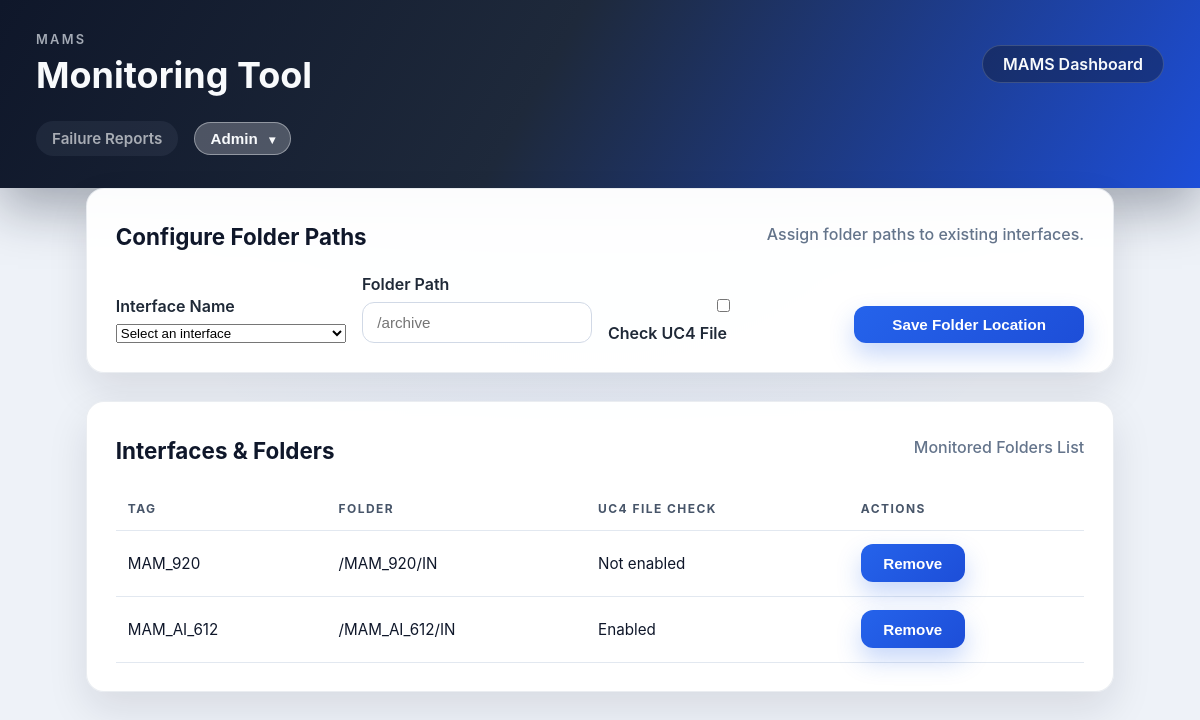
The app's page /folders, older data.
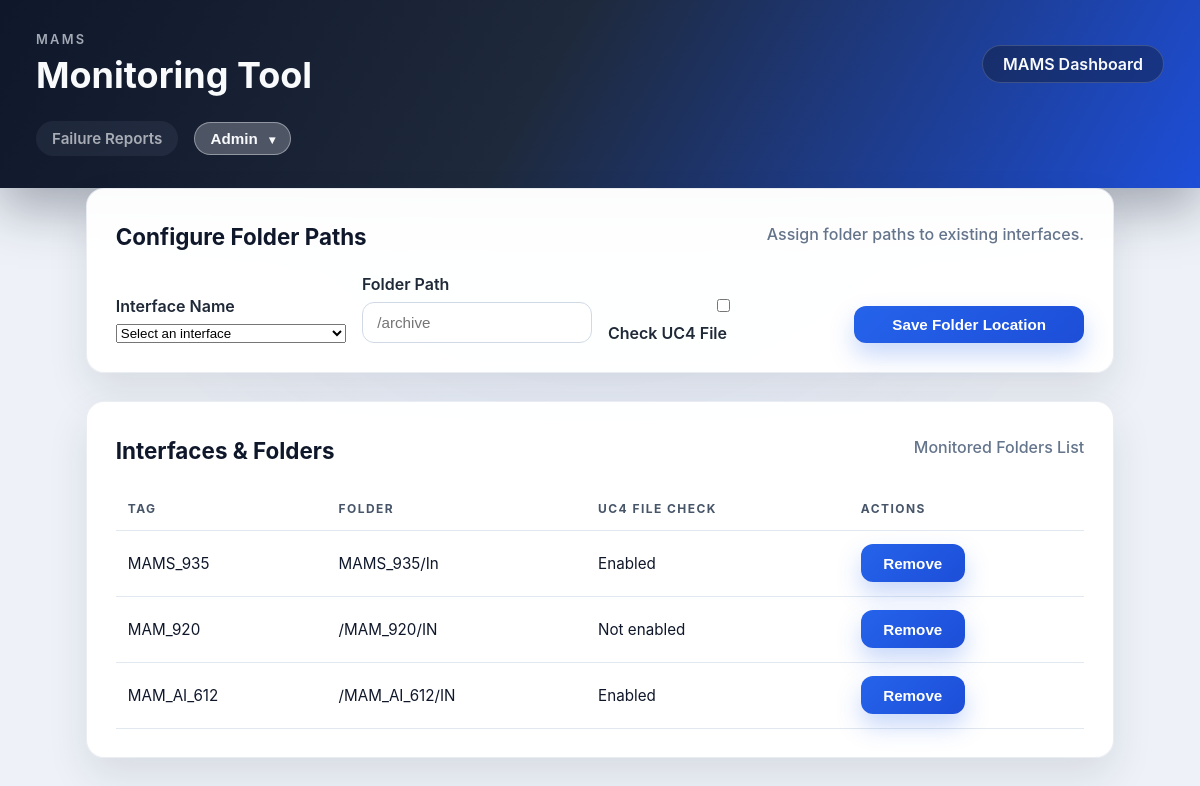
The same page, newer data.
### tables this page shows
CREATE TABLE "processes" (
	"id"	INTEGER,
	"tag_name"	TEXT NOT NULL UNIQUE,
	"folder_path"	TEXT NOT NULL,
	"created_at"	TEXT NOT NULL DEFAULT (datetime('now')),
	"check_uc4_file"	INTEGER NOT NULL,
	PRIMARY KEY("id" AUTOINCREMENT)
);

### monitoring_tool/app.py (the view, shortened to what this page needs)
    @app.route("/folders", methods=["GET", "POST"])
    def folders():
        tags = process_service.list_tags()
        folders = process_service.list_folder_configs()
        return render_template("folders.html", tags=tags, folders=folders)

### monitoring_tool/db.py (called while the page is built)
def get_connection() -> sqlite3.Connection:
    connection = sqlite3.connect(DB_PATH)
    connection.row_factory = sqlite3.Row
    return connection

def query_all(query: str, params: Iterable | None = None) -> list[sqlite3.Row]:
    with get_connection() as connection:
        cursor = connection.execute(query, params or [])
        return cursor.fetchall()

### monitoring_tool/services/process_service.py (called while the page is built)
def list_tags() -> list[str]:
    rows = db.query_all("SELECT tag_name FROM processes ORDER BY tag_name")
    return [row["tag_name"] for row in rows]

def list_folder_configs() -> list[dict]:
    rows = db.query_all(
        "SELECT tag_name, folder_path, check_uc4_file FROM processes WHERE folder_path != '' ORDER BY tag_name"
    )
    return [dict(row) for row in rows]

### monitoring_tool/templates/folders.html (shortened to what this page needs)
{% extends "base.html" %}
{% block content %}
<section class="panel">
  <div class="panel-header">
    <div>
      <h2>Configure Folder Paths</h2>
    </div>
    <span class="helper-text">Assign folder paths to existing interfaces.</span>
  </div>
  <form method="post" class="form-grid">
    <label>
      Interface Name
      <select name="tag_name" required>
        <option value="" disabled selected>Select an interface</option>
      </select>
    </label>
    <label>
      Folder Path
      <input type="text" name="folder_path" placeholder="/archive" required>
    </label>
    <label class="checkbox-field">
      <input type="checkbox" name="check_uc4_file">
      Check UC4 File
    </label>
    <button type="submit" class="button primary">Save Folder Location</button>
  </form>
</section>
<section class="panel">
  <div class="panel-header">
    <div>
      <h2>Interfaces & Folders</h2>
    </div>
    <span class="helper-text">Monitored Folders List</span>
  </div>
  <table>
    <thead>
      <tr>
        <th>Tag</th>
        <th>Folder</th>
        <th>UC4 File Check</th>
        <th>Actions</th>
      </tr>
    </thead>
    <tbody>
      {% for folder in folders %}
        <tr>
          <td>{{ folder.tag_name }}</td>
          <td>{{ folder.folder_path }}</td>
          <td>{{ "Enabled" if folder.check_uc4_file else "Not enabled" }}</td>
          <td>
            <form method="post" action="{{ url_for('delete_folder') }}">
              <button type="submit" class="button ghost">Remove</button>
            </form>
          </td>
        </tr>
      {% else %}
        <tr>
          <td colspan="4">No folders configured.</td>
        </tr>
      {% endfor %}
    </tbody>
  </table>
</section>
{% endblock %}

Row changes from the older to the newer data that the page shows:
added processes: tag_name "MAMS_935", folder_path "MAMS_935/In", check_uc4_file "Enabled"
